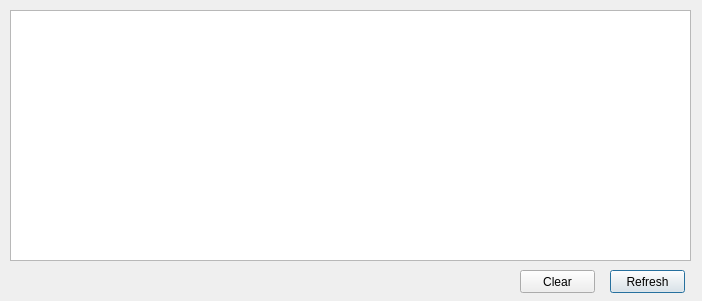
<?xml version="1.0" encoding="UTF-8"?>
<ui version="4.0">
 <class>CLogView</class>
 <widget class="QDialog" name="CLogView">
  <property name="geometry">
   <rect>
    <x>0</x>
    <y>0</y>
    <width>702</width>
    <height>301</height>
   </rect>
  </property>
  <property name="windowTitle">
   <string>SmartRC Log view</string>
  </property>
  <widget class="QPushButton" name="btnRefresh">
   <property name="geometry">
    <rect>
     <x>610</x>
     <y>270</y>
     <width>75</width>
     <height>23</height>
    </rect>
   </property>
   <property name="text">
    <string>Refresh</string>
   </property>
  </widget>
  <widget class="QPlainTextEdit" name="txtLog">
   <property name="enabled">
    <bool>true</bool>
   </property>
   <property name="geometry">
    <rect>
     <x>10</x>
     <y>10</y>
     <width>681</width>
     <height>251</height>
    </rect>
   </property>
   <property name="readOnly">
    <bool>true</bool>
   </property>
  </widget>
  <widget class="QPushButton" name="btnClear">
   <property name="geometry">
    <rect>
     <x>520</x>
     <y>270</y>
     <width>75</width>
     <height>23</height>
    </rect>
   </property>
   <property name="text">
    <string>Clear</string>
   </property>
  </widget>
 </widget>
 <resources/>
 <connections/>
</ui>
